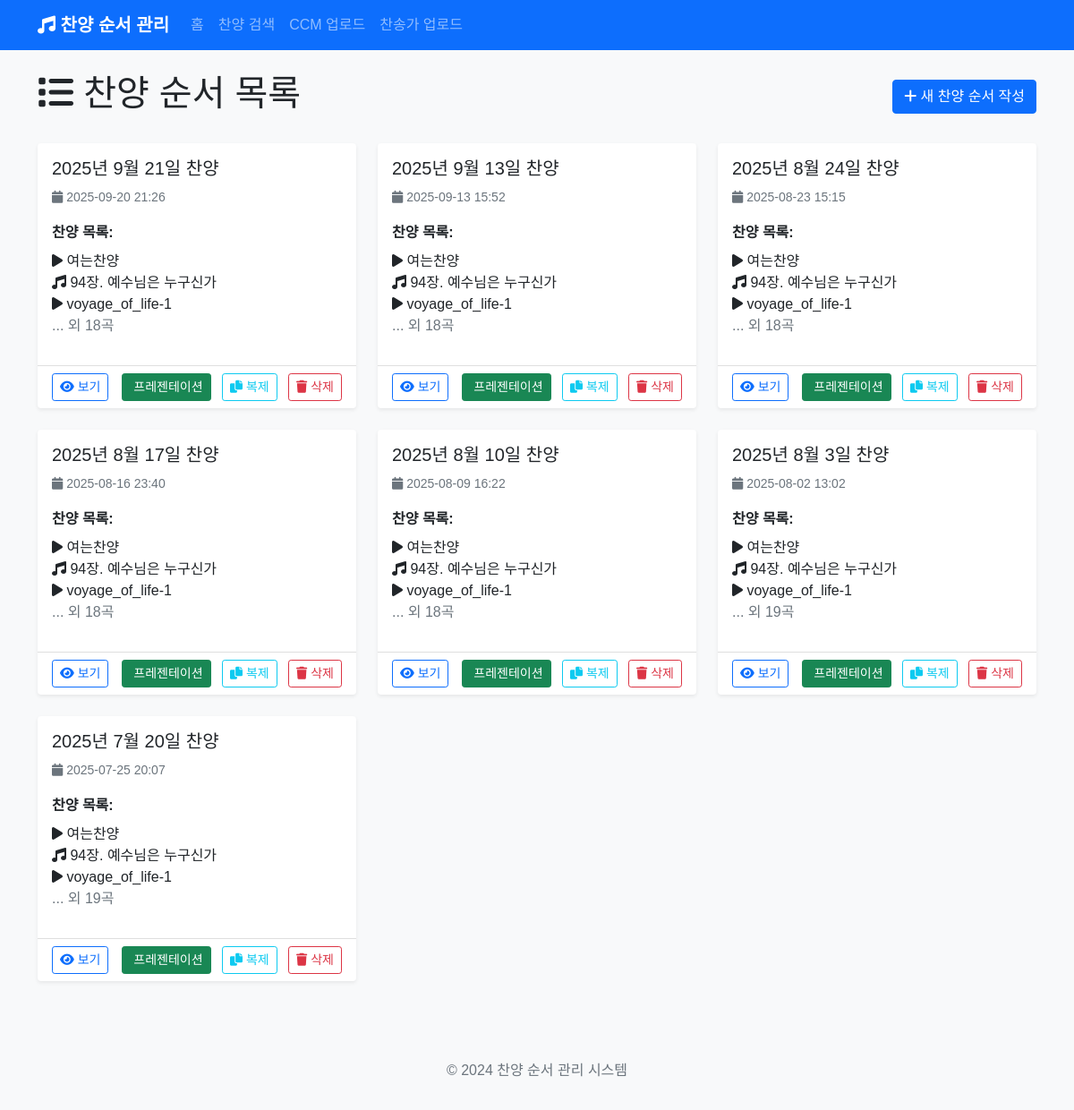
Before: / with the older database file.
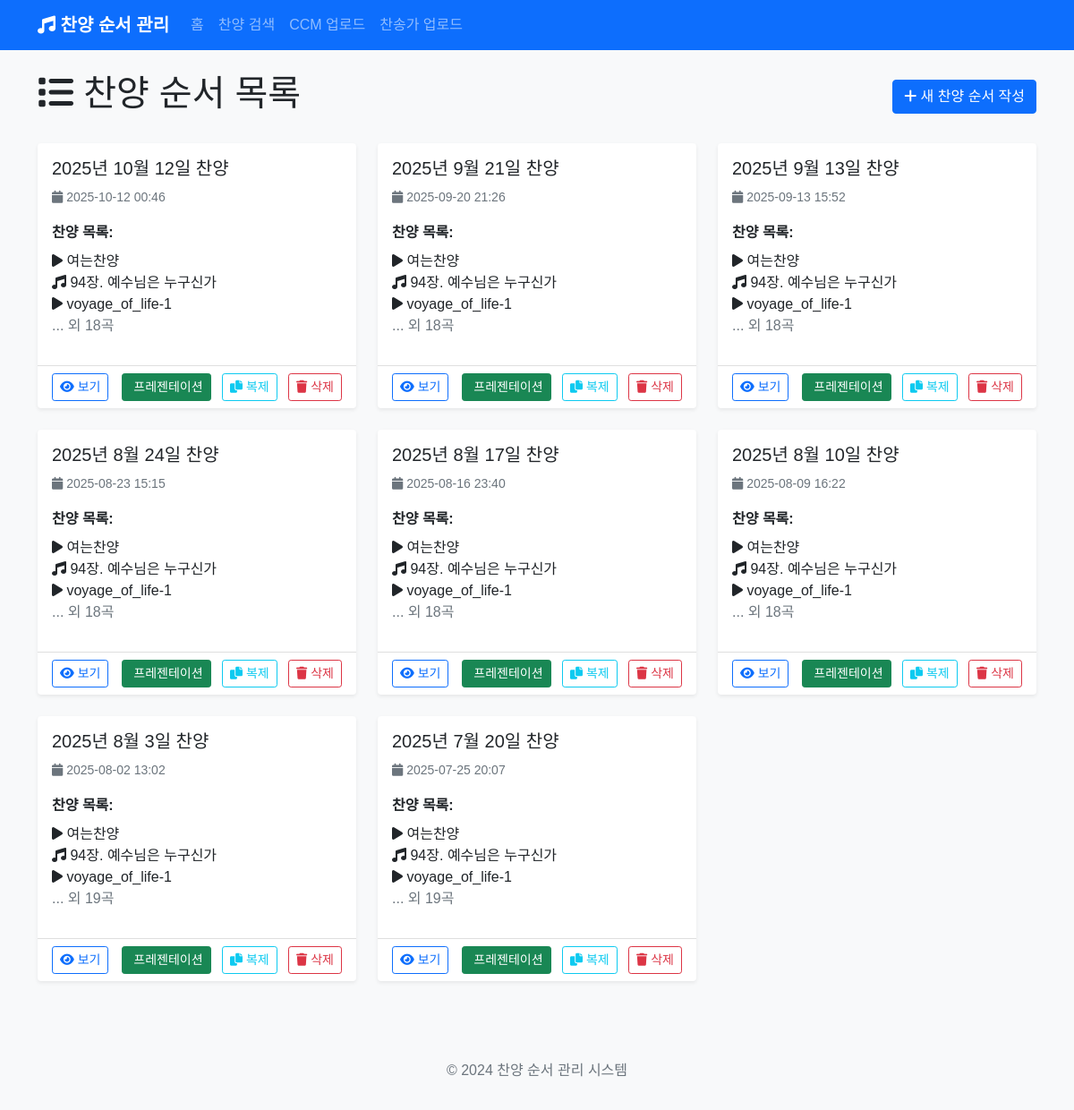
After: the same page with the newer database file.
### app.py (models this page shows)
class PraisePost(db.Model):
    id = db.Column(db.Integer, primary_key=True)
    title = db.Column(db.String(200), nullable=False)
    content = db.Column(db.Text, nullable=False)
    created_at = db.Column(db.DateTime, default=datetime.utcnow)
    songs = db.relationship('Song', backref='praise_post', lazy=True, cascade='all, delete-orphan')
    background_image = db.Column(db.String(500))  # 전체 배경 이미지
    parallax_image = db.Column(db.String(500))  # 패럴랙스 배경 이미지

class Song(db.Model):
    id = db.Column(db.Integer, primary_key=True)
    title = db.Column(db.String(200), nullable=False)
    song_type = db.Column(db.String(50), nullable=False)  # 'hymn', 'ccm', 'section', 'media'
    hymn_number = db.Column(db.String(10))  # 찬송가 번호
    lyrics = db.Column(db.Text)  # 가사
    order = db.Column(db.Integer, nullable=False)
    praise_post_id = db.Column(db.Integer, db.ForeignKey('praise_post.id'), nullable=False)
    section_title = db.Column(db.String(200))  # 섹션 제목 (예: 찬양순서1)
    media_type = db.Column(db.String(50))  # 'image', 'video'
    media_url = db.Column(db.String(500))  # 미디어 파일 경로
    background_image = db.Column(db.String(500))  # 배경 이미지

### app.py (the view)
@app.route('/')
def index():
    posts = PraisePost.query.order_by(PraisePost.created_at.desc()).all()
    return render_template('index.html', posts=posts)

### templates/index.html (shortened to what this page needs)
{% extends "base.html" %}
{% block content %}
<div class="row">
    <div class="col-12">
        <div class="d-flex justify-content-between align-items-center mb-4">
            <h1><i class="fas fa-list"></i> 찬양 순서 목록</h1>
            <a href="{{ url_for('new_post') }}" class="btn btn-primary">
                <i class="fas fa-plus"></i> 새 찬양 순서 작성
            </a>
        </div>
    </div>
</div>
{% if posts %}
<div class="row">
    {% for post in posts %}
    <div class="col-md-6 col-lg-4 mb-4">
        <div class="card h-100 shadow-sm">
            <div class="card-body">
                <h5 class="card-title">{{ post.title }}</h5>
                <p class="card-text text-muted">
                    <small>
                        <i class="fas fa-calendar"></i> {{ post.created_at.strftime('%Y-%m-%d %H:%M') }}
                    </small>
                </p>
                <div class="mb-3">
                    <strong>찬양 목록:</strong>
                    <ul class="list-unstyled mt-2">
                        {% for song in post.songs[:3] %}
                        <li>
                            <i class="fas fa-{{ 'music' if song.song_type == 'hymn' else 'play' }}"></i>
                            {% if song.song_type == 'hymn' %}
                                {{ song.hymn_number }}장. {{ song.title }}
                            {% else %}
                                {{ song.title }}
                            {% endif %}
                        </li>
                        {% endfor %}
                        {% if post.songs|length > 3 %}
                        <li class="text-muted">... 외 {{ post.songs|length - 3 }}곡</li>
                        {% endif %}
                    </ul>
                </div>
            </div>
            <div class="card-footer bg-transparent">
                <div class="d-flex justify-content-between align-items-center">
                    <div>
                        <a href="{{ url_for('view_post', post_id=post.id) }}" class="btn btn-outline-primary btn-sm">
                            <i class="fas fa-eye"></i> 보기
                        </a>
                    </div>
                    <div>
                        <a href="{{ url_for('presentation', post_id=post.id) }}" class="btn btn-success btn-sm me-2" target="_blank">
                             프레젠테이션
                        </a>
                        <button type="button" class="btn btn-outline-info btn-sm me-2" onclick="duplicatePost({{ post.id }}, '{{ post.title }}')" title="복제하기">
                            <i class="fas fa-copy"></i> 복제
                        </button>
                        <button type="button" class="btn btn-outline-danger btn-sm" onclick="confirmDelete({{ post.id }}, '{{ post.title }}')">
                            <i class="fas fa-trash"></i> 삭제
                        </button>
                    </div>
                </div>
            </div>
        </div>
    </div>
    {% endfor %}
</div>
{% endif %}
{% endblock %}

### templates/base.html (shortened to what this page needs)
<!DOCTYPE html>
<html lang="ko">
<head>
    <link href="https://cdn.jsdelivr.net/npm/bootstrap@5.1.3/dist/css/bootstrap.min.css" rel="stylesheet">
    <link href="https://cdnjs.cloudflare.com/ajax/libs/font-awesome/6.0.0/css/all.min.css" rel="stylesheet">
    <link href="{{ url_for('static', filename='css/style.css') }}" rel="stylesheet">
</head>
<body>
    <nav class="navbar navbar-expand-lg navbar-dark bg-primary">
        <div class="container">
            <a class="navbar-brand" href="{{ url_for('index') }}">
                <i class="fas fa-music"></i> 찬양 순서 관리
            </a>
            <div class="collapse navbar-collapse" id="navbarNav">
                <ul class="navbar-nav me-auto">
                    <li class="nav-item">
                        <a class="nav-link" href="{{ url_for('index') }}">홈</a>
                    </li>
                    <li class="nav-item">
                        <a class="nav-link" href="{{ url_for('search') }}">찬양 검색</a>
                    </li>
                    <li class="nav-item">
                        <a class="nav-link" href="{{ url_for('upload_ccm') }}">CCM 업로드</a>
                    </li>
                    <li class="nav-item">
                        <a class="nav-link" href="{{ url_for('upload_hymn') }}">찬송가 업로드</a>
                    </li>
                </ul>
            </div>
        </div>
    </nav>
    <main class="container mt-4">
        {% block content %}{% endblock %}
    </main>
    <footer class="bg-light text-center text-muted py-3 mt-5">
        <div class="container">
            <p>&copy; 2024 찬양 순서 관리 시스템</p>
        </div>
    </footer>
</body>
</html>

### static/css/style.css (style rules this page uses)
body { font-family: 'Noto Sans KR', sans-serif; background-color: #f8f9fa; }
.navbar-brand { font-weight: bold; }
.card { border: none; box-shadow: 0 0.125rem 0.25rem rgba(0, 0, 0, 0.075); transition: box-shadow 0.15s ease-in-out; }
.btn { transition: all 0.15s ease-in-out; }

Changed rows visible on the page:
added PraisePost: title "2025년 10월 12일 찬양", created_at "2025-10-12 00:46", songs|length "18"
added Song: title "여는찬양", shown under "2025년 10월 12일 찬양"
added Song: hymn_number "94", title "예수님은 누구신가", shown under "2025년 10월 12일 찬양"
added Song: title "voyage_of_life-1", shown under "2025년 10월 12일 찬양"
